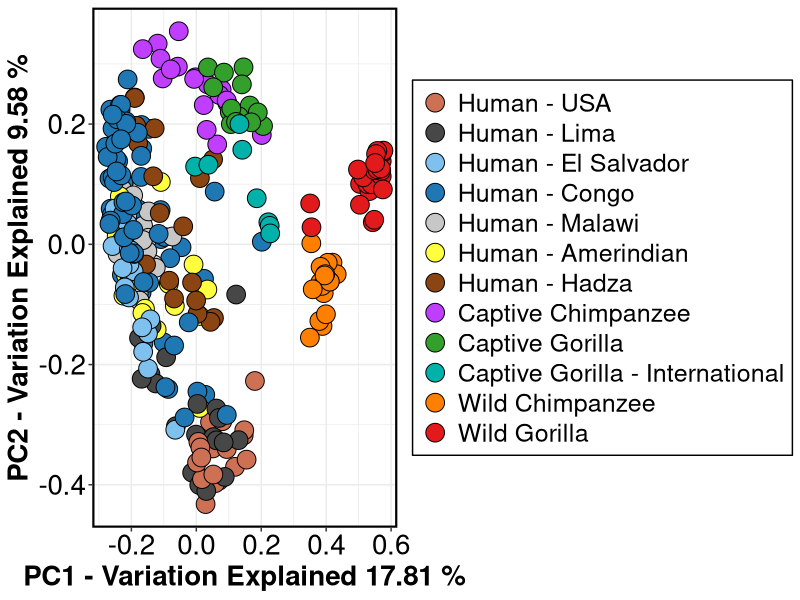
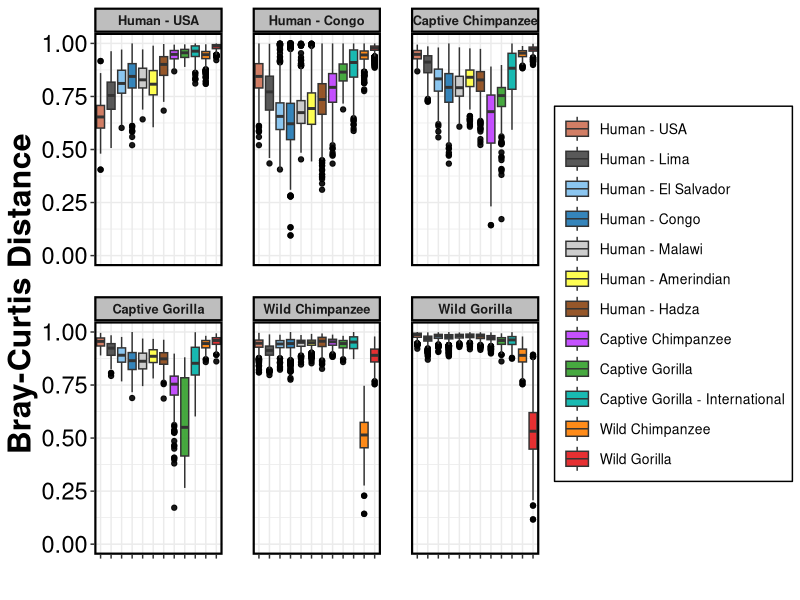
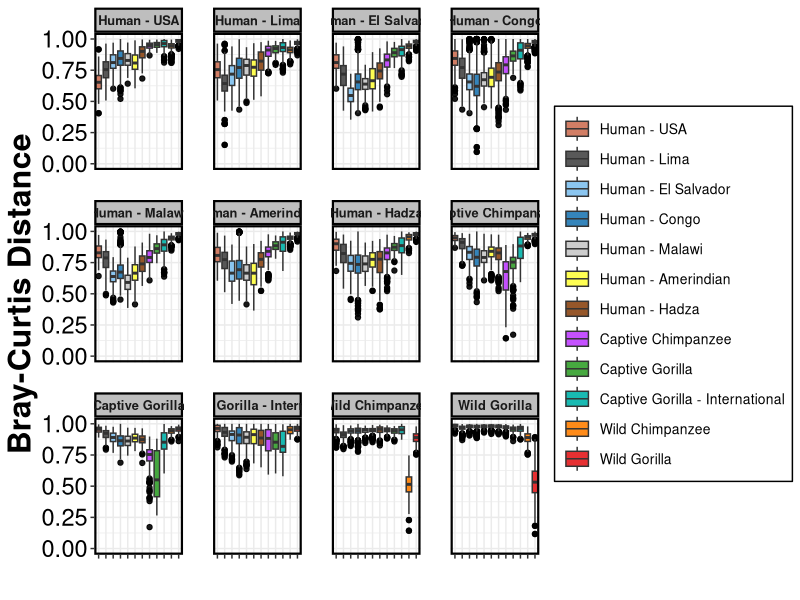

The R source for these figures, in order:
##########################################################################
### R script used to compare 16S sequencing data of gut microbiomes of ###
### humans chimpanzees and gorillas.                                   ###
### See https://www.nature.com/articles/s41396-020-0634-2              ###
##########################################################################

rm(list=ls())


library("ggplot2")
library("vegan")
library("ape")
library("dplyr")
library("reshape2")

theme_tc <- function() {  # this for all the elements common across plots
  theme_bw() %+replace%
    theme(
      legend.key=element_blank(),
      legend.background = element_rect(color = 'black'),
      legend.title = element_blank(),
      legend.text = element_text(size = 18),
      legend.key.size = unit(1.5, 'lines'),
      panel.border = element_rect(color="black",size=1.5, fill = NA),
      
      plot.title = element_text(hjust = 0.05, size = 14),
      axis.text = element_text(size = 20,  color = "black"),
      axis.title = element_text(size = 20, face = "bold", color = "black"),
      
      # formatting for facets
      panel.background = element_blank(),
      strip.background = element_rect(colour="black",size =1.5, fill="grey"), #facet formatting
      panel.spacing.x = unit(1.5, "lines"), #facet spacing for x axis
      panel.spacing.y = unit(1.5, "lines"), #facet spacing for x axis
      strip.text.x = element_text(size=12, face="bold"), #facet labels
      strip.text.y = element_text(size=12, face="bold", angle = 270) #facet labels
    )
}



species = read.table("relabund_16S_rfile.txt", sep="\t", header=TRUE, row.names=1)

#### Separate sample metadata from sample counts

rownames(species) = species$Captivity
species_data_matrix = species[,4:ncol(species)]
rownames(species_data_matrix) = species$Captivity

NAMES = species$Captivity
species_sample = species[,1:3]
rownames(species_sample)=NAMES


#### PCoA analysis 
bray_distance = vegdist(species_data_matrix, method="bray")
principal_coordinates = pcoa(bray_distance)

pcoa_plot = data.frame(principal_coordinates$vectors[,])
pcoa_plot_merged = merge(pcoa_plot, species_sample, by="row.names")

PCOA = principal_coordinates$values$Eigenvalues


PC1 <- 100*(PCOA[1]/sum(PCOA))
PC2 <- 100*(PCOA[2]/sum(PCOA))

##### Plot PCoA


combined_labels = c("dCongo_Human"="Human - Congo","Waptive_Chimpanzee"="Captive Chimpanzee","Waptive_Gorilla"="Captive Gorilla","Wild_Chimpanzee"="Wild Chimpanzee",
           "Wild_Gorilla"="Wild Gorilla","cElSalvador_Human"="Human - El Salvador","gHadza_Human"="Human - Hadza","bLima_Human"="Human - Lima",
           "aUSA_Human"="Human - USA","Matses_Human"="Human - Matses","fTunapuco_Human"="Human - Tunapuco","eMalawi_Human"="Human - Malawi","fAmazon_Human"="Human - Amerindian",
           "Waptive_Zexternalgorilla"="Captive Gorilla - International")
colors = c("dCongo_Human"="#1f78b4","Waptive_Chimpanzee"="darkorchid1","Waptive_Gorilla"="#33a02c","Wild_Chimpanzee"="#ff7f00","Wild_Gorilla"="#e31a1c",   
           "cElSalvador_Human"="skyblue2","gHadza_Human"="saddlebrown","bLima_Human"="gray28","aUSA_Human"="salmon3","Matses_Human"="aquamarine3","fTunapuco_Human"="darkgoldenrod1",
           "eMalawi_Human"="#c7c7c7","fAmazon_Human"="#ffff3f","Waptive_Zexternalgorilla"="#00b2aa")

ggplot(data=pcoa_plot_merged,aes(x=Axis.1,y=Axis.2)) + 
  geom_point(aes(fill=factor(Combined)),shape=21, color="black", size=6) + 
  theme_tc()+
  scale_fill_manual(values = colors, 
                    labels = combined_labels)+
  labs(x = paste("PC1 - Variation Explained", round(PC1,2),"%"), y = paste("PC2 - Variation Explained", round(PC2,2),"%"))

adonis(species_data_matrix~species_sample$Combined, method="bray",permuations = 999)



#### Distance boxplots - calculate distances
bray_summary = melt(as.matrix(bray_distance))


bray_summary = bray_summary %>%
  filter(as.character(Var1) != as.character(Var2)) %>%
  mutate_if(is.factor,as.character)



sd = species %>%
  select(Combined,Captivity) %>%
  mutate_if(is.factor,as.character)

colnames(sd) = c("Combined","Var1")
bray_summarySD = left_join(bray_summary, sd, by = "Var1")

colnames(sd) = c("Combined","Var2")
bray_summarySD = left_join(bray_summarySD, sd, by = "Var2")


#write.csv(df,"all_bray_distances.csv",row.names=FALSE)

#### Plot boxplots

ggplot(subset(bray_summarySD,Combined.x %in% c("aUSA_Human","dCongo_Human","Waptive_Chimpanzee","Waptive_Gorilla","Wild_Chimpanzee","Wild_Gorilla")), aes(Combined.y,value,fill=Combined.y)) +
  geom_boxplot(outlier.color = "black",alpha = 0.9) +
  theme_tc() +
  labs(y="Bray-Curtis Distance",x="") + ylim(0,1)+
  facet_wrap(~Combined.x, labeller = labeller(Combined.x=combined_labels))+
  theme(strip.text.x = element_text(size=9.25))+
  theme(axis.text.x = element_blank())+theme(axis.text=element_text(size=17,color="black"),axis.title=element_text(size=23),
                                             legend.background=element_rect(colour="black"),legend.text = element_text(size=10),legend.title=element_text(size=10))+labs(fill=combined_labels)+theme(legend.title=element_blank())+
  scale_fill_manual(values = colors,
                    labels = combined_labels)


ggplot(bray_summarySD, aes(Combined.y,value,fill=Combined.y)) +
  geom_boxplot(outlier.color = "black",alpha = 0.9) +
  theme_tc() +
  labs(y="Bray-Curtis Distance",x="") + ylim(0,1)+
  facet_wrap(~Combined.x, labeller = labeller(Combined.x=combined_labels))+
  theme(strip.text.x = element_text(size=9.25))+
  theme(axis.text.x = element_blank())+theme(axis.text=element_text(size=17,color="black"),axis.title=element_text(size=23),
                                             legend.background=element_rect(colour="black"),legend.text = element_text(size=10),legend.title=element_text(size=10))+labs(fill=combined_labels)+theme(legend.title=element_blank())+
  scale_fill_manual(values = colors,
                    labels = combined_labels)
 
#### Perform and export statistics

bray_matrix = as.matrix(bray_distance)

bray_matrix[lower.tri(bray_matrix)] = NA


bray_summary = melt(bray_matrix)

bray_summary = na.omit(bray_summary)

bray_summary = bray_summary %>%
  filter(as.character(Var1) != as.character(Var2)) %>%
  mutate_if(is.factor,as.character)



sd = species %>%
  select(Combined,Captivity) %>%
  mutate_if(is.factor,as.character)

colnames(sd) = c("Combined","Var1")
bray_summarySD = left_join(bray_summary, sd, by = "Var1")

colnames(sd) = c("Combined","Var2")
bray_summarySD = left_join(bray_summarySD, sd, by = "Var2")


bray_summarySD$comparison = paste(bray_summarySD$Combined.x,bray_summarySD$Combined.y,sep="_")
bray_summarySD

kruskal.test(value~comparison, data=bray_summarySD)

output = pairwise.wilcox.test(bray_summarySD$value, bray_summarySD$comparison, p.adjust.method="BH")


melted = melt(output[[3]])


#write.table(bray_summarySD,"bray_summarySD.txt",sep="\t")


